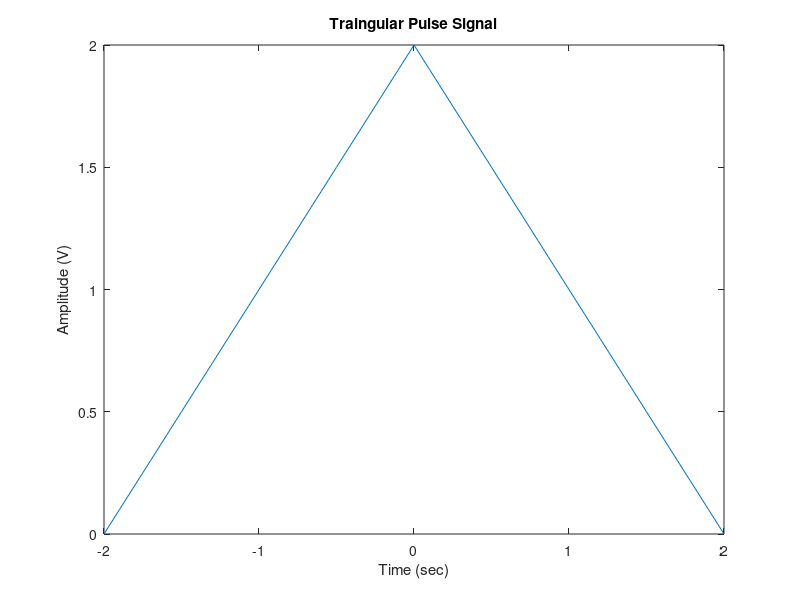
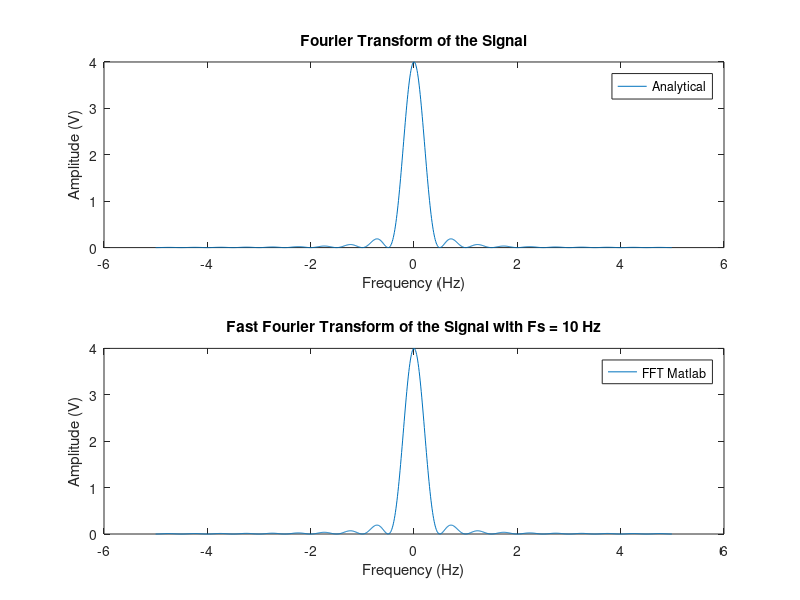
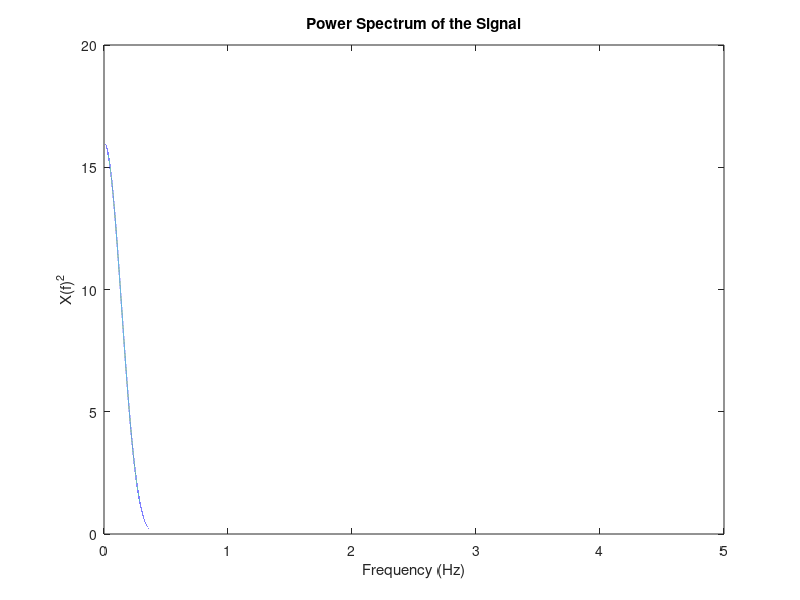

The MATLAB script that drew these images, in order: (Note: this script raises an error after producing the figures.)
%1. Plot the function
y = @(t) (2-t).*(t>=0 & t<=2) + (2+t).*(t<0 & t>=-2) + 0.*(t>2) + 0.*(t<-2);
Fs = 10;            % Sampling frequency
resulotion = 0.01;
N=Fs/resulotion;
T = 1/Fs;             % Sampling Time
t = -2:T:2;
x = 2*tripuls(t,4);
%nfft = Fs/resulotion;
X = fft(x,N);
X = abs(X);
X = fftshift(X);
X = X/Fs;
f = -Fs/2:resulotion:Fs/2-resulotion;
figure;
plot(t,x);
title('Traingular Pulse Signal');
xlabel('Time (sec)');
ylabel('Amplitude (V)');
actual_y_transform = 4*(sinc(2*f).^2);
%2. Derive an analytical expression for its Fourier transform. 
%3. Use Octave to calculate the Fourier transform of the signal with sampling frequency fs =10 
%Hz and resolution equal to 0.01 Hz, and then plot it together with the analytical expression on 
%one graph.
figure;
subplot(2,1,1);
plot(f,actual_y_transform);
title('Fourier Transform of the Signal');
xlabel('Frequency (Hz)');
ylabel('Amplitude (V)');
legend("Analytical");
subplot(2,1,2);
plot(f,X);
title(sprintf('Fast Fourier Transform of the Signal with Fs = %d Hz',Fs));
xlabel('Frequency (Hz)');
ylabel('Amplitude (V)');
legend("FFT Matlab");
%-----------------------------------------------------------
%4. Estimate the BW defined as the frequency band after which the power spectrum of the signal 
%drops to 5% of its maximum value. 
resulotion_power = 1e-5;
Fs = 10;
N_power=Fs/resulotion_power;
X_1 = fft(x,N_power);
X_1 = fftshift(X_1);
X_1 = abs(X_1);
X_1 = X_1/Fs;
f_power = linspace(-Fs/2,Fs/2,N_power);
figure;
X_squared = (X_1.^2);
X_squared_p = X_squared(f_power>=0);
f_p = f_power(f_power>=0);
plot(f_p,X_squared_p);
title('Power Spectrum of the Signal');
xlabel('Frequency (Hz)');
ylabel('X(f)^2');
xlim([0 Fs/2]);
hold on;
ind=1;
for i=1:length(X_squared_p)
    if X_squared_p(1,i) <= 0.05 * max(X_squared_p)
        ind = i;
        break
    end
end
fprintf('Max Power is  %d \n',max(X_squared_p));
fprintf('at F = %d , The power is %d \n',f_p(1,ind),X_squared_p(1,ind));
fprintf('required BW is  %d \n',f_p(1,ind));
xline(f_p(1,ind));
legend('Power Spectrum','5% of power');
hold off;
%-----------------------------------------------------------
%5. If this signal is to pass through a perfect LPF with BW= 1Hz. Plot the output of the filter in 
%the time domain along with the input signal.
figure;
passed = lowpass(x,1,Fs);
plot(t,passed);
hold on;
xlim([-2,2]);
ylim([0,2]);
plot(t,x);
xlim([-2,2]);
ylim([0,2]);
hold off;
title('Traingular Pulse Filtered with LPF at 1 Hz BW');
xlabel('Time (sec)');
ylabel('Amplitude (V)');
legend('Filtered','Original');
%-----------------------------------------------------------
%6. Repeat (5) if the LPF BW is reduced to be = 0.3 Hz.
figure;
passed = lowpass(x,0.3,Fs);
plot(t,passed);
hold on;
xlim([-2.2,2.2]);
ylim([0,2]);
plot(t,x);
xlim([-2.2,2.2]);
ylim([0,2]);
hold off;
title('Traingular Pulse Filtered with LPF at 0.3 Hz BW');
xlabel('Time (sec)');
ylabel('Amplitude (V)');
legend('Filtered','Original');
%-----------------------------------------------------------
%7. If this signal is to pass through a filter whose impulse response is rectangular pulse. 
%Plot the output of the filter in time domain using two methods: 
%a) Using convolution method.
figure;
t_conv = -4:1/Fs:4;
h_t = @(t) 1.*(t > -1 & t<1) + (0).*(t<=-1 & t>=1);
y_conv = conv(x,h_t(t));
y_conv = y_conv/Fs;
plot(t_conv,y_conv);
title('Filter Output using Convolution method');
xlabel('Time (sec)');
ylabel('Amplitude (V)');
legend("conv Matlab");
ylim([0,3.5]);
%-----------------------------------------------------------
%b) Using multiplication in frequency domain then inverse 
%Fourier transform.
figure;
rectangular_FT = 2*sinc(2*f);
X_f_h_f = X .* rectangular_FT;
IFT = ifft(fftshift(X_f_h_f));
IFT = ifftshift(IFT);
IFT = abs(IFT)*Fs;
half_L_t_conv = (length(t_conv)-1)/2;
half_L_IFT = (length(IFT)-1)/2;
IFT = IFT(IFT >0.00001);
plot(t_conv,IFT);
title('Filter Output using Multiplication method');
xlabel('Time (sec)');
ylabel('Amplitude (V)');
legend("IFFT Matlab");
%-----------------------------------------------------------
%8. Derive an analytical expression and compare it with the 
%results of (7). 
figure;
subplot(3,1,1);
plot(t_conv,y_conv);
title('Filter Output using Convolution method');
xlabel('Time (sec)');
ylabel('Amplitude (V)');
legend("conv Matlab");
ylim([0,3.5]);
subplot(3,1,2);
y_conv_actual = @(t) (0.5.*t.^2+3.*t+4.5).*(t>=-3 & t<-1) + (-1.*t.^2+3).*(t>=-1 & t<1) + (0.5.*t.^2-3.*t+4.5).*(t>=1 & t<=3);  
y_convoluted = y_conv_actual(t_conv);
plot(t_conv,y_convoluted);
title('Filter Output using Convolution method');
xlabel('Time (sec)');
ylabel('Amplitude (V)');
legend("Analytical");
ylim([0,3.5]);
subplot(3,1,3);
plot(t_conv,IFT);
title('Filter Output using Multiplication method');
xlabel('Time (sec)');
ylabel('Amplitude (V)');
legend("IFFT Matlab");
ylim([0,3.5]);
%-----------------------------------------------------------